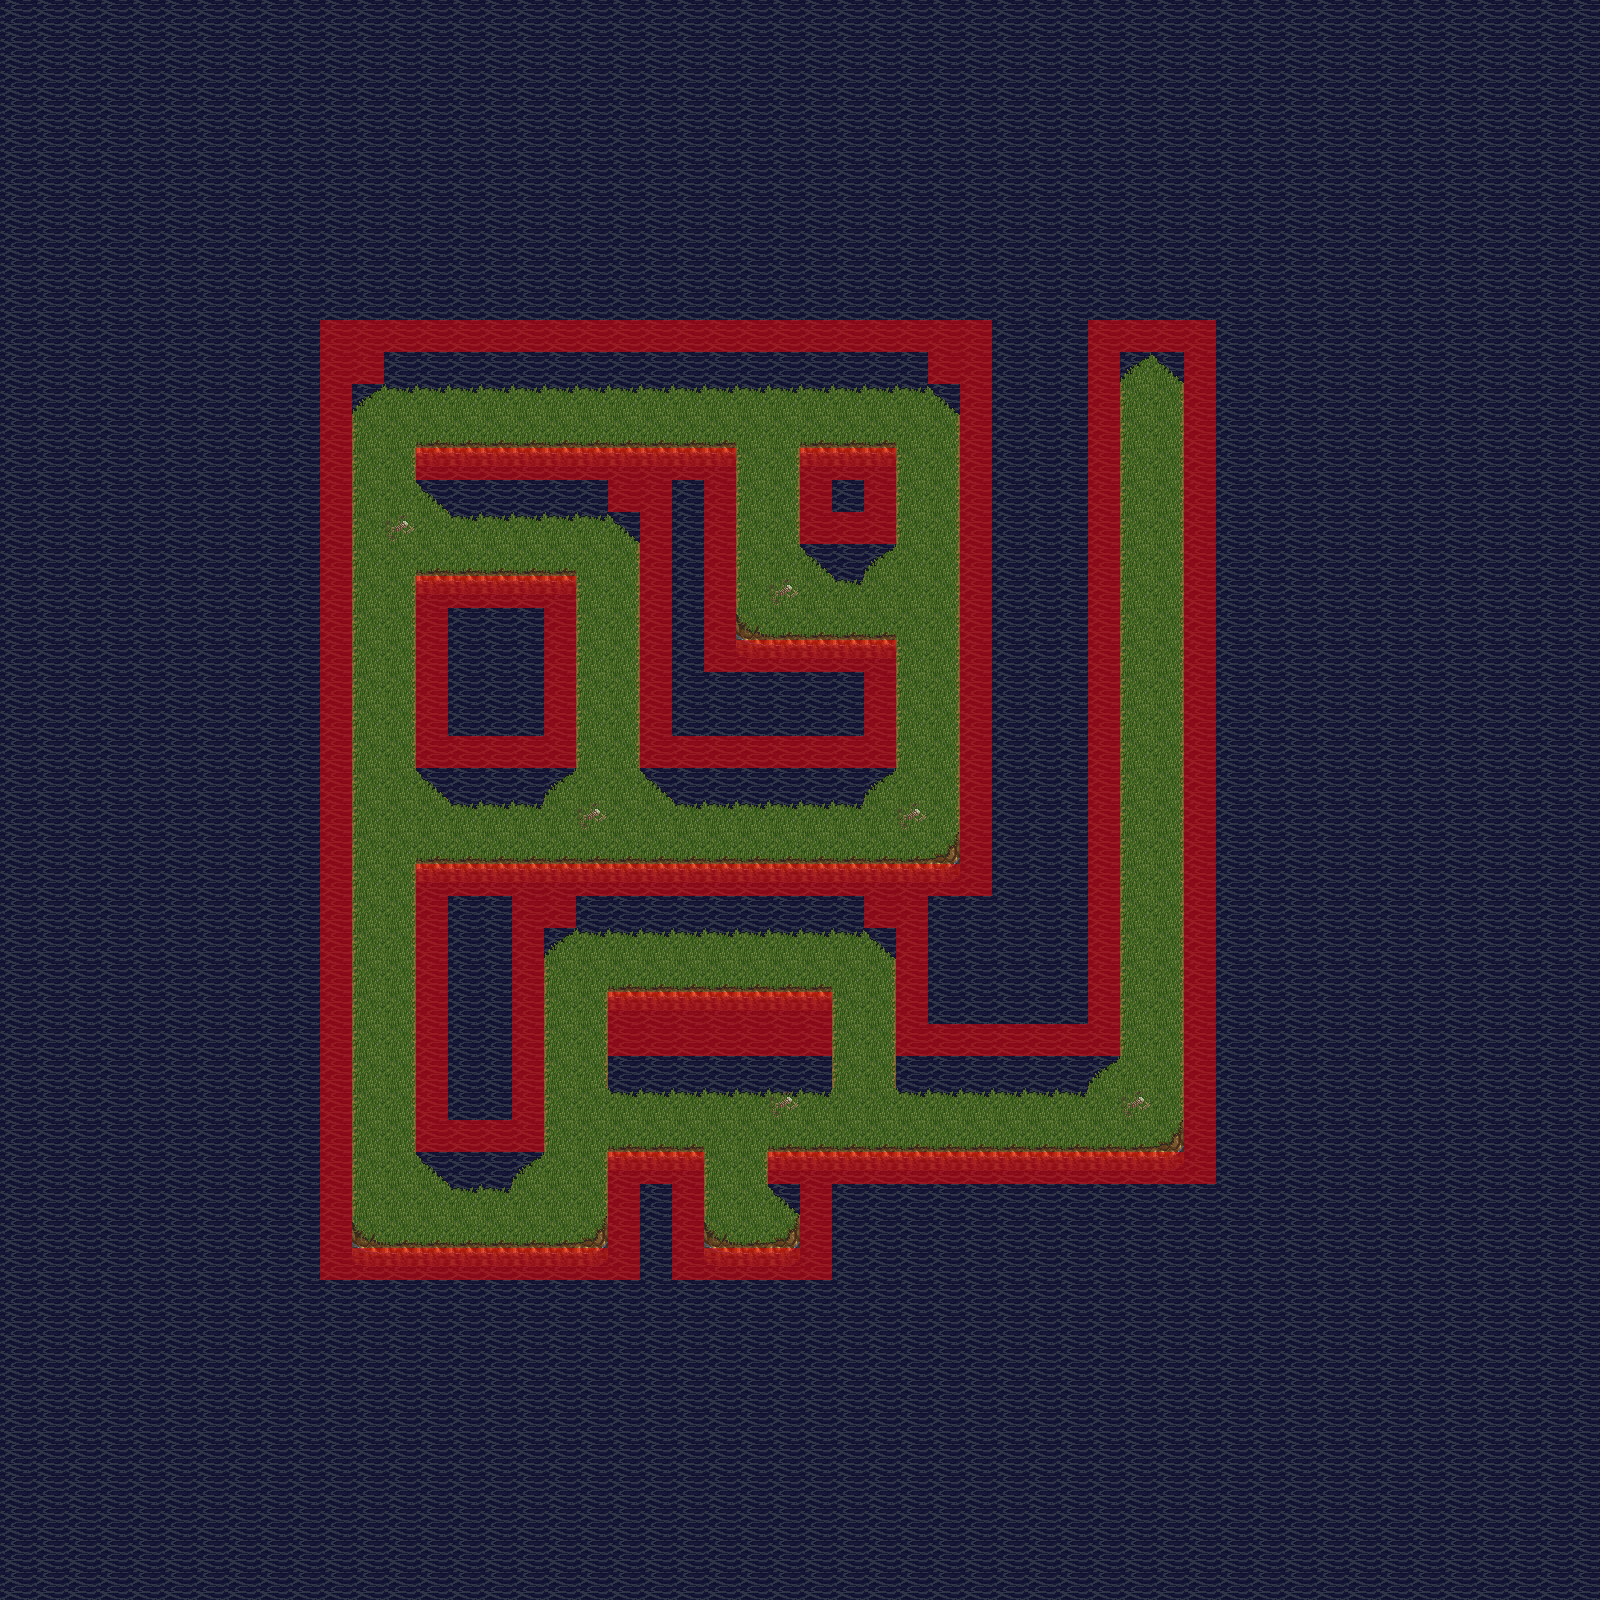

The image is a tile-based game level rendered from a .tmx file. Its description and source (layers, tilesets, objects; grid data summarised) follow:
An orthogonal 50x50 tile map with 32x32 px tiles, 4 tile layers (Water, Path, Clutter, Collision) and 2 objects.

<map version="1.0" orientation="orthogonal" width="50" height="50" tilewidth="32" tileheight="32">
 <tileset firstgid="1" name="Castle2" tilewidth="32" tileheight="32">
  <image source="../Graphics/Castle2.png" width="512" height="512" />
  <tile id="0">
   <properties>
    <property name="Collidable" value="True" />
   </properties>
  </tile>
 </tileset>
 <layer name="Water" width="50" height="50">
  <data>[2500 cells, 2500 non-empty, 1 distinct tile ids]</data>
 </layer>
 <layer name="Path" width="50" height="50">
  <data>[2500 cells, 416 non-empty, 12 distinct tile ids]</data>
 </layer>
 <layer name="Clutter" width="50" height="50">
  <data>[2500 cells, 6 non-empty, 1 distinct tile ids]</data>
 </layer>
 <layer name="Collision" width="50" height="50">
  <data>[2500 cells, 284 non-empty, 1 distinct tile ids]</data>
 </layer>
 <objectgroup name="Start" width="50" height="50">
  <object x="736" y="1184" width="32" height="32" />
 </objectgroup>
 <objectgroup name="Win" width="50" height="50">
  <object gid="130" x="1137" y="413" />
 </objectgroup>
</map>